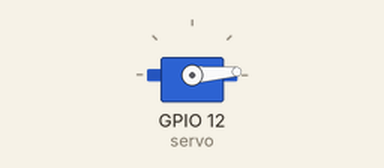
Bench run of a program on a simulated Raspberry Pi (BCM pin numbers). On the bench: servo. Servo angles are drawn from the pulse width (0.5 ms = 0°, 2.5 ms = 180°).

Above: at 0.05 s.
At 4.05 s:
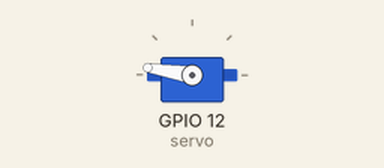
At 8.0 s:
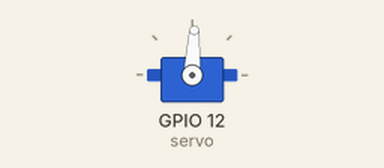
Timing chart, 0 to 10.4 s (numbered marks = the images above):
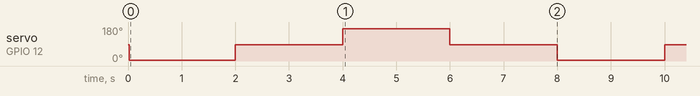

The program:

ex21_AngularServo.py
```python
from gpiozero import AngularServo
from time import sleep
from gpiozero.pins.pigpio import PiGPIOFactory

#jittering 제어
factory = PiGPIOFactory(host = 'localhost')
servo = AngularServo(12, min_angle=-90, max_angle=90,
                     min_pulse_width=0.00054, max_pulse_width=0.0024,
                     pin_factory = factory)

while True:
    servo.angle = -90
    sleep(2)

    servo.angle = 0
    sleep(2)

    servo.angle = 90
    sleep(2)

    servo.angle = 0
    sleep(2)
```

Measured:
- by itself, servo on GPIO 12 (servo): repeats every 8.0 s: 87° 2.0 s, 171° 2.0 s, 87° 2.0 s, 4° 2.0 s
